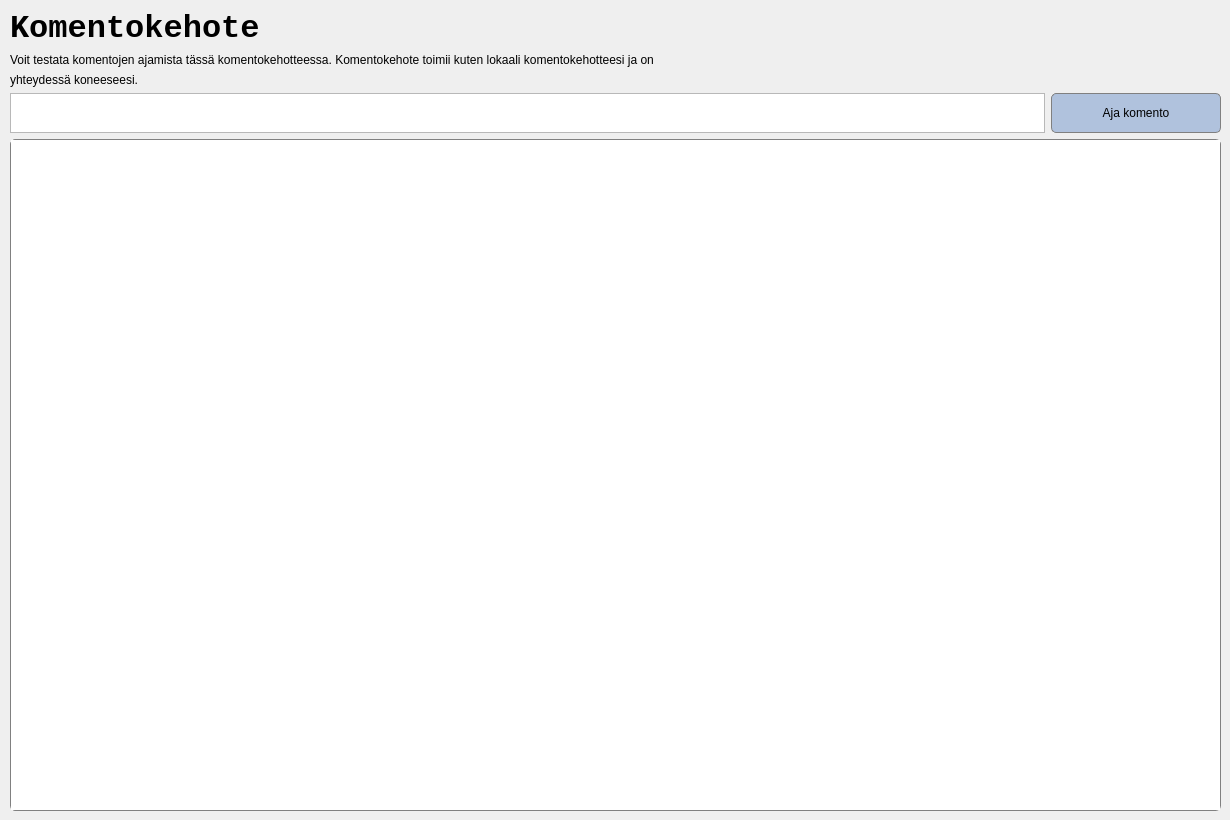
     <widget class="QWidget" name="commandPage">
      <widget class="QWidget" name="verticalLayoutWidget_12">
       <property name="geometry">
        <rect>
         <x>10</x>
         <y>10</y>
         <width>1211</width>
         <height>801</height>
        </rect>
       </property>
       <layout class="QVBoxLayout" name="verticalLayout_22">
        <item>
         <widget class="QLabel" name="title_9">
          <property name="maximumSize">
           <size>
            <width>16777215</width>
            <height>50</height>
           </size>
          </property>
          <property name="font">
           <font>
            <family>Consolas</family>
            <pointsize>11</pointsize>
            <italic>false</italic>
            <bold>false</bold>
           </font>
          </property>
          <property name="text">
           <string>&lt;html&gt;&lt;head/&gt;&lt;body&gt;&lt;p&gt;&lt;span style=&quot; font-size:24pt; font-weight:700;&quot;&gt;Komentokehote&lt;/span&gt;&lt;/p&gt;&lt;/body&gt;&lt;/html&gt;</string>
          </property>
         </widget>
        </item>
        <item>
         <widget class="QLabel" name="label_32">
          <property name="text">
           <string>Voit testata komentojen ajamista tässä komentokehotteessa. Komentokehote toimii kuten lokaali komentokehotteesi ja on</string>
          </property>
         </widget>
        </item>
        <item>
         <widget class="QLabel" name="label_33">
          <property name="text">
           <string>yhteydessä koneeseesi.</string>
          </property>
         </widget>
        </item>
        <item>
         <layout class="QHBoxLayout" name="horizontalLayout_34">
          <item>
           <widget class="QTextEdit" name="commandInput">
            <property name="sizePolicy">
             <sizepolicy hsizetype="Expanding" vsizetype="Fixed">
              <horstretch>0</horstretch>
              <verstretch>0</verstretch>
             </sizepolicy>
            </property>
            <property name="minimumSize">
             <size>
              <width>0</width>
              <height>40</height>
             </size>
            </property>
            <property name="maximumSize">
             <size>
              <width>16777215</width>
              <height>40</height>
             </size>
            </property>
           </widget>
          </item>
          <item>
           <widget class="QPushButton" name="commandLineButton">
            <property name="minimumSize">
             <size>
              <width>170</width>
              <height>40</height>
             </size>
            </property>
            <property name="styleSheet">
             <string notr="true">border: 1px solid gray;
border-radius: 5px;
background-color: rgb(176, 194, 221);</string>
            </property>
            <property name="text">
             <string>Aja komento</string>
            </property>
           </widget>
          </item>
         </layout>
        </item>
        <item>
         <widget class="QTextBrowser" name="commandLine">
          <property name="styleSheet">
           <string notr="true">border: 1px solid gray;
border-radius: 5px;</string>
          </property>
         </widget>
        </item>
       </layout>
      </widget>
     </widget>
